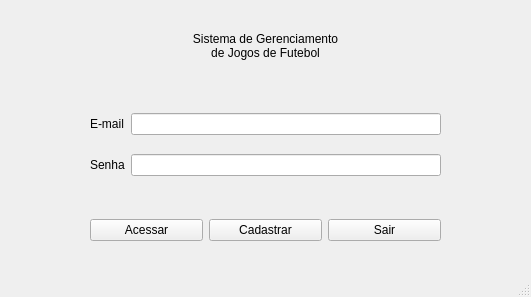
<?xml version="1.0" encoding="UTF-8"?>
<ui version="4.0">
 <class>MainWindow</class>
 <widget class="QMainWindow" name="MainWindow">
  <property name="geometry">
   <rect>
    <x>0</x>
    <y>0</y>
    <width>531</width>
    <height>297</height>
   </rect>
  </property>
  <property name="windowTitle">
   <string>MainWindow</string>
  </property>
  <widget class="QWidget" name="centralwidget">
   <widget class="QLabel" name="title_login">
    <property name="geometry">
     <rect>
      <x>10</x>
      <y>20</y>
      <width>511</width>
      <height>51</height>
     </rect>
    </property>
    <property name="styleSheet">
     <string notr="true">font: 75 14pt &quot;MS Shell Dlg 2&quot;;</string>
    </property>
    <property name="text">
     <string>Sistema de Gerenciamento
de Jogos de Futebol</string>
    </property>
    <property name="alignment">
     <set>Qt::AlignCenter</set>
    </property>
   </widget>
   <widget class="QWidget" name="gridLayoutWidget">
    <property name="geometry">
     <rect>
      <x>90</x>
      <y>100</y>
      <width>351</width>
      <height>91</height>
     </rect>
    </property>
    <layout class="QGridLayout" name="gridLayout">
     <item row="0" column="0">
      <widget class="QLabel" name="lb_email">
       <property name="text">
        <string>E-mail</string>
       </property>
      </widget>
     </item>
     <item row="0" column="1">
      <widget class="QLineEdit" name="line_email"/>
     </item>
     <item row="1" column="1">
      <widget class="QLineEdit" name="line_password"/>
     </item>
     <item row="1" column="0">
      <widget class="QLabel" name="lb_password">
       <property name="text">
        <string>Senha</string>
       </property>
      </widget>
     </item>
    </layout>
   </widget>
   <widget class="QWidget" name="horizontalLayoutWidget">
    <property name="geometry">
     <rect>
      <x>90</x>
      <y>210</y>
      <width>351</width>
      <height>41</height>
     </rect>
    </property>
    <layout class="QHBoxLayout" name="horizontalLayout">
     <item>
      <widget class="QPushButton" name="btn_enter">
       <property name="text">
        <string>Acessar</string>
       </property>
      </widget>
     </item>
     <item>
      <widget class="QPushButton" name="btn_register">
       <property name="text">
        <string>Cadastrar</string>
       </property>
      </widget>
     </item>
     <item>
      <widget class="QPushButton" name="btn_close">
       <property name="text">
        <string>Sair</string>
       </property>
      </widget>
     </item>
    </layout>
   </widget>
  </widget>
  <widget class="QMenuBar" name="menubar">
   <property name="geometry">
    <rect>
     <x>0</x>
     <y>0</y>
     <width>531</width>
     <height>21</height>
    </rect>
   </property>
  </widget>
  <widget class="QStatusBar" name="statusbar"/>
 </widget>
 <tabstops>
  <tabstop>line_email</tabstop>
  <tabstop>line_password</tabstop>
  <tabstop>btn_enter</tabstop>
  <tabstop>btn_register</tabstop>
  <tabstop>btn_close</tabstop>
 </tabstops>
 <resources/>
 <connections/>
</ui>
